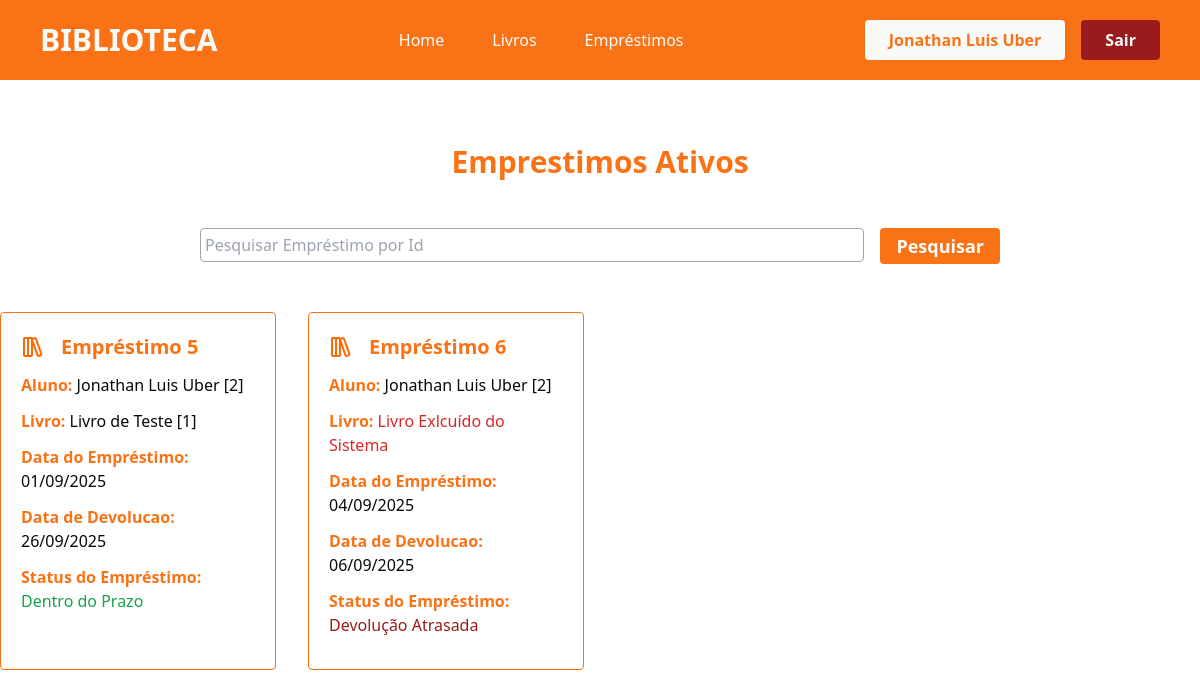
The page /emprestimos/ (signed in) on the database as committed earlier.
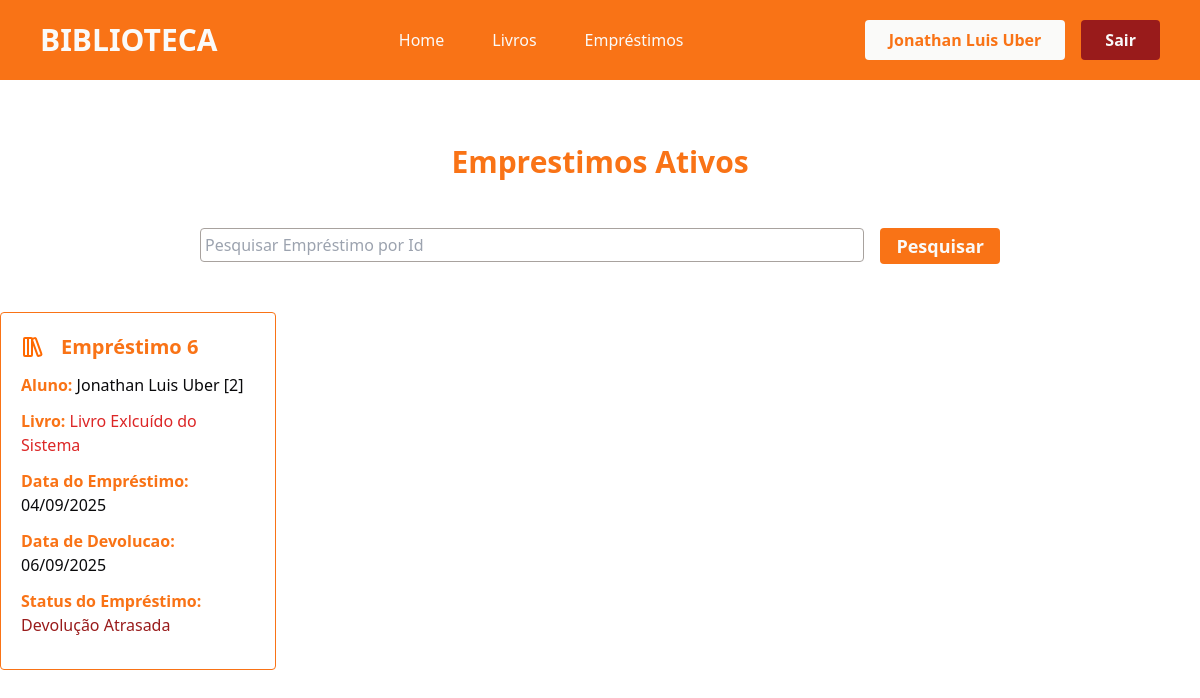
The same page on the database as committed later.
### app/models.py (models this page shows)
class User(db.Model, UserMixin):
    id = db.Column(db.Integer, primary_key=True)
    nome = db.Column(db.String(100), nullable=True)
    telefone = db.Column(db.String(100), nullable=True)
    email = db.Column(db.String(100), nullable=True)
    senha = db.Column(db.String(100), nullable=True)
    emprestimos = db.relationship('Emprestimo', backref='user', lazy=True)

class Emprestimo(db.Model):
    id = db.Column(db.Integer, primary_key=True)
    data_emprestimo = db.Column(db.DateTime, default=datetime.now)
    data_devolucao = db.Column(db.DateTime, default=datetime.now)
    user_id = db.Column(db.Integer, db.ForeignKey('user.id', name="fk_emprestimo_user"), nullable=True)
    livro_id = db.Column(db.Integer, db.ForeignKey('livro.id', name="fk_emprestimo_livro"), nullable=True)
    statusEmprestimo = db.Column(db.String(100), nullable=True)

class Livro(db.Model):
    id = db.Column(db.Integer, primary_key=True)
    titulo = db.Column(db.String(100), nullable=True)
    autor = db.Column(db.String(100), nullable=True)
    editora = db.Column(db.String(100), nullable=True)
    anoPublicacao = db.Column(db.Integer, nullable=True)
    genero = db.Column(db.String(100), nullable=True)
    quantidade_disponivel = db.Column(db.Integer, nullable=True)
    status = db.Column(db.String(100), nullable=True)
    emprestimos = db.relationship('Emprestimo', backref='livro', lazy=True)

### app/views.py (the view)
@app.route('/emprestimos/')
@login_required
def emprestimos():
    if request.method == 'GET':
        pesquisa = request.args.get('pesquisa', '')
    dados = Emprestimo.query.join(User).order_by(Emprestimo.id)
    if pesquisa != '':
        dados = dados.filter(Emprestimo.id.ilike(f'%{pesquisa}%'))
    emprestimos = {'dados' : dados.all()}
    return render_template('emprestimos.html', emprestimos=emprestimos)

### app/models.py (called while the page is built)
@login_manager.user_loader
def load_user(user_id):
    return User.query.get(user_id)

### app/templates/emprestimos.html (shortened to what this page needs)
{% extends "head.html" %}
{% block content %}
<div class="container-livros flex flex-col justify-center align-center">
    <div class="titulo mt-[4rem] flex-col justify-center items-center">
        <h2 class="text-3xl text-center text-orange-500 font-bold">Emprestimos Ativos</h2>
    </div>
    <div class="pesquisa mt-[3rem] flex justify-center">
        <form action="" method="get" class="flex flex-row gap-4 w-[800px]">
                <div class="w-full">
                    <input type="text" name="pesquisa" class="w-full border-[1px] rounded border-stone-400 px-1 py-1 outline-orange-500 outline-2" placeholder="Pesquisar Empréstimo por Id">
                </div>
                <div class="w-70">
                    <button type="submit" class="bg-orange-500 w-full text-stone-50 font-semibold text-lg rounded py-1 px-4 hover:bg-orange-700 cursor-pointer transition-all duration-500">Pesquisar</button>
                </div>
            </form>
    </div>
    <section class="emprestimos flex justify-center mt-[3rem]">
        <div class="lista-emprestimos grid grid-cols-4 gap-[2rem] mb-[2rem]" >
            {% for emp in emprestimos.dados %}
            {% if current_user.id == emp.user.id or current_user.email == 'admin@gmail.com' %}
                <div class="card-emprestimo border-orange-500 border-[1px] rounded p-5">
                    <div class="nome-svg flex flex-row gap-4 items-center justify-start">
                        <h2 class="text-xl font-semibold text-orange-500">Empréstimo {{emp.id}}</h2>
                    </div>
                    <p class="mt-3 text-orange-500 font-semibold">Aluno: <span class="text-zinc-950 font-normal">{{emp.user.nome}} [{{emp.user.id}}]</span></p>
                    <p class="mt-3 text-orange-500 font-semibold">Livro: {% if emp.livro %}<span class="text-zinc-950 font-normal">{{emp.livro.titulo}} [{{emp.livro.id}}] </span> {% else %} <span class="text-red-600 font-normal"> Livro Exlcuído do Sistema</span>  {% endif %}</p>
                    <p class="mt-3 text-orange-500 font-semibold">Data do Empréstimo: <span class="text-zinc-950 font-normal">{{emp.data_emprestimo.strftime('%d/%m/%Y')}}</span></p>
                    <p class="mt-3 text-orange-500 font-semibold">Data de Devolucao: <span class="text-zinc-950 font-normal">{{emp.data_devolucao.strftime('%d/%m/%Y')}}</span</p>
                    <p class="mt-3 mb-3 text-orange-500 font-semibold">Status do Empréstimo: {% if emp.statusEmprestimo == 'Devolução Atrasada' %} <span class="text-red-800 font-normal">{{emp.statusEmprestimo}}</span> {% elif emp.statusEmprestimo == 'Entrega Hoje' %} <span class="text-amber-500 font-normal">{{emp.statusEmprestimo}}</span> {% else %}  <span class="text-green-600 font-normal">{{emp.statusEmprestimo}}</span> {% endif %}</p>
                </div>
            {% endif %}
            {% endfor %}
        </div>
    </section>
</div>
{% endblock %}

### app/templates/head.html (shortened to what this page needs)
<!DOCTYPE html>
<html lang="pt-br" class="box-border">
<head>
    <link rel="stylesheet" href="{{ url_for('static', filename='style.css') }}">
    <script src="https://cdn.tailwindcss.com"></script>
</head>
<body>
        {% block content %} {% endblock %}
</body>
</html>

### app/templates/header.html (shortened to what this page needs)
{% extends "head.html" %}
{% block content %}
<header class="font-sans px-10 py-5 bg-orange-500">
    <div class="container-header flex justify-between items-center">
        <div class="logo text-stone-50 font-bold text-3xl">
            <h1>BIBLIOTECA</h1>
        </div>
        <nav class="nav flex gap-12 text-stone-50 font-medium">
            <a href="{{ url_for('homepage') }}">Home</a>
            <a href="{{ url_for('livros') }}">Livros</a>
            <a href="{{ url_for('emprestimos') }}">Empréstimos</a>
        </nav>
        <div class="login flex gap-4">
            {% if current_user.is_authenticated %}
            <p class="bg-stone-50 px-6 py-2 text-orange-500 rounded font-semibold">{{current_user.nome}}</p>
                <a href="{{ url_for('logout') }}" class="bg-red-800 px-6 py-2 text-stone-50 rounded font-semibold cursor-pointer hover:bg-red-900 transition-all duration-500">Sair</a>
            {% endif %}
        </div>
    </div>
</header>
{% endblock %}

Rows that differ between the two databases and show on the page:
removed Emprestimo: id "5", user.nome "Jonathan Luis Uber", user.id "2", livro.titulo "Livro de Teste", livro.id "1", data_emprestimo "01/09/2025", data_devolucao "26/09/2025", statusEmprestimo "Dentro do Prazo"
